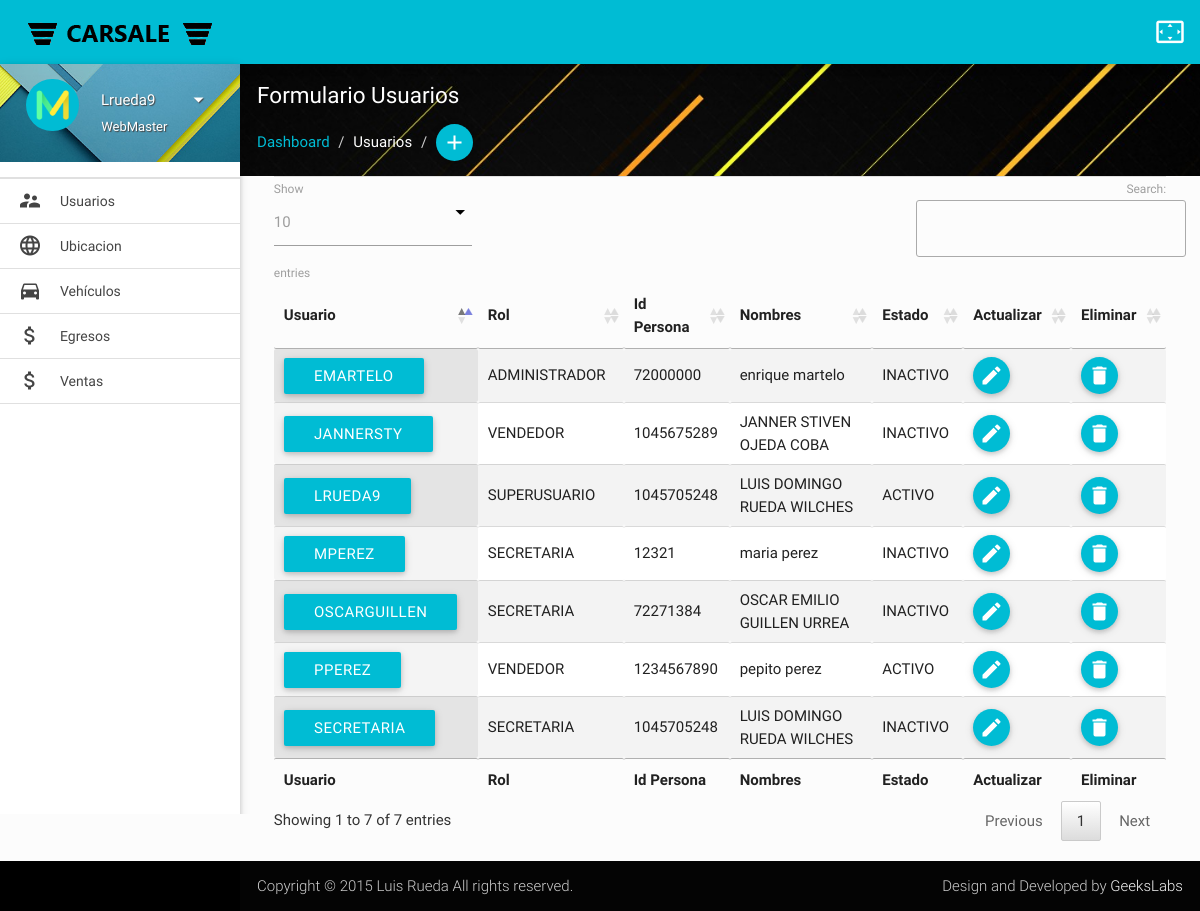
/Code/index.php?action=Usuarios (signed in), run on the app's committed database.
### tables this page shows
CREATE TABLE `usuarios` (
  `usuario` varchar(20) NOT NULL,
  `rol` bigint(20) NOT NULL,
  `clave` varchar(100) NOT NULL,
  `estado` tinyint(1) NOT NULL COMMENT '1 activo, 0 desactivado',
  `persona` varchar(15) NOT NULL
);

### Code/modelo/Usuarios/Modelo.php (called while the page is built, shortened)
<?php
class Usuarios_Model{
	public $conexion;
	public function __CONSTRUCT(){
		try{
			$this->conexion = new conexion();
		}catch(Exception $e){
			die($e->getMessage());
		}
	}
	public function Listar(){
		try{
			$result = array();
			$stm = $this->conexion->prepare("SELECT
											  usuarios.usuario,
											  usuarios.rol,
											  usuarios.persona as idpersona,
											  concat(persona.nombres,' ',persona.apellidos) as persona,
											  usuarios.estado as estado
											FROM
											  usuarios
											  INNER JOIN persona ON (usuarios.persona = persona.id)");
			$stm->execute();
			foreach($stm->fetchAll(PDO::FETCH_OBJ) as $r){
				$almUsuarios = new Usuarios();
				$almUsuarios->__SET('usuario', $r->usuario);
				$almUsuarios->__SET('rol', $r->rol);
				$almUsuarios->__SET('idpersona', $r->idpersona);
				$almUsuarios->__SET('persona', $r->persona);
				$almUsuarios->__SET('estado', $r->estado);
				$result[] = $almUsuarios;
			}
			return $result;
		}
		catch(Exception $e){
			die($e->getMessage());
		}
	}
}
?>

### Code/modelo/Usuarios/Entidad.php (called while the page is built, shortened)
<?php
class Usuarios{
	public function __GET($k){ return $this->$k; }
	public function __SET($k, $v){ return $this->$k = $v; }
}
?>

### Code/views/Formularios/Usuarios/index.php (the view, shortened to what this page needs)
<link href="http://cdn.datatables.net/1.10.6/css/jquery.dataTables.min.css" type="text/css" rel="stylesheet" media="screen,projection">
<link href="estilos/dashboard/css/prism.css" type="text/css" rel="stylesheet" media="screen,projection">
<link href="estilos/dashboard/js/plugins/data-tables/css/jquery.dataTables.min.css" type="text/css" rel="stylesheet" media="screen,projection">
<link href="estilos/rutas.css" type="text/css" rel="stylesheet" media="screen,projection">
<?php include 'views/Dashboard/Header.php';?>
<div id="main">
  <div class="wrapper">
    <?php include 'views/Dashboard/AsideLateral.php';?>
    <section id="content">
      <div id="titulos" id="breadcrumbs-wrapper" class=" grey lighten-3" BGPROPERTIES="fixed">
        <div class="container">
          <div class="row">
            <div class="col s12 m12 l12">
              <h5 id="white" class="breadcrumbs-title">Formulario Usuarios</h5>
              <ol class="breadcrumb">
                <li><a href="?action=webmaster">Dashboard</a></li>
                <li id="white" class="active">Usuarios</li>
                <li><a href="?action=Form_Usuarios_Insertar" class="btn-floating btn-small waves-effect waves-light cyan"><i class="mdi-content-add"></i></a></li>
              </ol>
            </div>
          </div>
        </div>
      </div>
      <div class="container">
        <div class="section container">
          <div class="divider"></div>
          <div id="input-fields">
            <table id="data-table-simple" class="responsive-table display" cellspacing="0">
              <thead>
                <tr>
                  <th>Usuario</th>
                  <th>Rol</th>
                  <th>Id Persona</th>
                  <th>Nombres</th>
                  <th>Estado</th>
                  <th>Actualizar</th>
                  <th>Eliminar</th>
                </tr>
              </thead>
              <tfoot>
                <tr>
                  <th>Usuario</th>
                  <th>Rol</th>
                  <th>Id Persona</th>
                  <th>Nombres</th>
                  <th>Estado</th>
                  <th>Actualizar</th>
                  <th>Eliminar</th>
                </tr>
              </tfoot>
              <tbody>
                <?php foreach($modelUsuarios->Listar() as $r): ?>
                  <tr>
                    <td>
                      <form class="col s12" action="?action=<?php echo 'Form_Usuarios_Reporte'; ?>" method="post">
                        <button type="submit" class="waves-effect waves-light btn col s12 cyan"><?php echo $r->__GET('usuario'); ?></button>
                      </form>
                    <td>
                      <?php
                        if($r->__GET('rol')=='1'){
                          echo "SUPERUSUARIO";
                        }elseif ($r->__GET('rol')=='2') {
                          echo "ADMINISTRADOR";
                        }elseif ($r->__GET('rol')=='3') {
                          echo "SECRETARIA";
                        }else{
                          echo "VENDEDOR";
                        }
                      ?>
                    </td>
                    <td><?php echo $r->__GET('idpersona'); ?></td>
                    <td><?php echo $r->__GET('persona'); ?></td>
                    <td>
                      <?php
                        if($r->__GET('estado')=='1'){
                          echo "ACTIVO";
                        }elseif ($r->__GET('estado')=='2') {
                          echo "INACTIVO";
                        }
                      ?>
                    </td>
                    <td>
                     	<form action="?action=Form_Usuarios_Actualizar" method="post">
                        	<button type="submit" class="btn-floating btn-small waves-effect waves-light cyan"><i class="mdi-editor-mode-edit"></i></button>
                      	</form>
                    </td>
                    <td>
                      <form action="?action=<?php echo 'Usuarios_eliminar'; ?>" method="post">
                        <button type="submit" class="btn-floating btn-small waves-effect waves-light cyan"><i class="mdi-action-delete"></i></button>
                      </form>
                    </td>
                  </tr>
                <?php endforeach; ?>
              </tbody>
            </table>
          </div>
        </div>
      </div>
    </section>
  </div>
</div>
<?php include 'views/Dashboard/Footer.php';?>

### Code/index.php (shortened to what this page needs)
<!DOCTYPE html>
<html lang="en">
<head>
    <link href="estilos/dashboard/css/materialize.css" type="text/css" rel="stylesheet" media="screen,projection">
    <link href="estilos/dashboard/css/style.css" type="text/css" rel="stylesheet" media="screen,projection">
    <link href="estilos/dashboard/js/plugins/perfect-scrollbar/perfect-scrollbar.css" type="text/css" rel="stylesheet" media="screen,projection">
    <link href="estilos/dashboard/js/plugins/jvectormap/jquery-jvectormap.css" type="text/css" rel="stylesheet" media="screen,projection">
    <link href="estilos/dashboard/js/plugins/chartist-js/chartist.min.css" type="text/css" rel="stylesheet" media="screen,projection">
</head>
<body>
    <?php
      if(isset($_GET['id'])||isset($_GET['id'])==""){
        include 'controlador/index.php';
      }else{
      }
    ?>
</body>
</html>

### Code/controlador/index.php (shortened to what this page needs)
<?php
    $modelUsuarios = new Usuarios_Model();
if(isset($_REQUEST['action'])){
    switch($_REQUEST['action']){
        case 'Usuarios':
            include 'views/Formularios/Usuarios/index.php';
            break;
    }
}else{
    header('Location: ?action=inicio');
    exit;
}
?>

### Code/views/Dashboard/Header.php
<header id="header" class="page-topbar">
        <div class="navbar-fixed">
            <nav class="cyan">
                <div class="nav-wrapper">
                    <h1 class="logo-wrapper"><a href="?action=webmaster" class="brand-logo darken-1"><img src="images/materialize-logo.png" alt="materialize logo"></a> <span class="logo-text">Materialize</span></h1>
                    <ul class="right hide-on-med-and-down">
                        <li><a href="javascript:void(0);" class="waves-effect waves-block waves-light toggle-fullscreen"><i class="mdi-action-settings-overscan"></i></a>
                        </li>
                    </ul>
                </div>
            </nav>
        </div>
    </header>

### Code/views/Dashboard/AsideLateral.php (shortened to what this page needs)
<aside id="left-sidebar-nav">
    <ul id="slide-out" class="side-nav fixed leftside-navigation">
        <li class="user-details cyan darken-2">
            <div class="row">
                <div class="col col s4 m4 l4">
                    <img src="images/login-logo.png" alt="" class="circle responsive-img valign profile-image">
                </div>
                <div class="col col s8 m8 l8">
                    <a class="btn-flat dropdown-button waves-effect waves-light white-text profile-btn" href="#" data-activates="profile-dropdown"><?php echo $_SESSION['username']
                    ?><i class="mdi-navigation-arrow-drop-down right"></i></a>
                    <p class="user-roal">WebMaster</p>
                </div>
            </div>
        </li>
            <li class="no-padding">
                <ul class="collapsible collapsible-accordion">
                    <li class="bold"><a class="collapsible-header waves-effect waves-cyan"><i class="mdi-action-account-child"></i> Usuarios</a>
                    </li>
                    <li class="divider"></li>
                    <li class="bold"><a class="collapsible-header  waves-effect waves-cyan"><i class="mdi-action-language"></i> Ubicacion</a>
                    </li>
                    <li class="divider"></li>
                    <li class="bold"><a class="collapsible-header  waves-effect waves-cyan"><i class="mdi-maps-directions-car"></i> Vehículos</a>
                    </li>
                    <li class="divider"></li>
                    <li class="bold"><a class="collapsible-header  waves-effect waves-cyan"><i class="mdi-editor-attach-money"></i> Egresos</a>
                    </li>
                    <li class="divider"></li>
                    <li class="bold"><a class="collapsible-header  waves-effect waves-cyan"><i class="mdi-editor-attach-money"></i> Ventas</a>
                    </li>
                </ul>
            </li>
            <li class="li-hover"><div class="divider"></div></li>
        </ul>
    </aside>

### Code/views/Dashboard/Footer.php
<footer class="page-footer black">
        <div class="footer-copyright">
            <div class="container">
                Copyright © 2015 Luis Rueda All rights reserved.
                <span class="right"> Design and Developed by <a class="grey-text text-lighten-4" href="http://geekslabs.com/">GeeksLabs</a></span>
            </div>
        </div>
    </footer>

### Code/estilos/dashboard/css/style.css (style rules this page uses)
body { background-color: #fcfcfc; }
#main, footer { padding-left: 240px; }
.container { padding: 0 0.5rem; margin: 0 auto; max-width: 100% !important; width: 98%; }
#content .container .row { margin-bottom: 0; }
@media only screen and (min-width: 601px) { .container { width: 98%; } }
@media only screen and (min-width: 993px) { .container { width: 98%; } }
h1.logo-wrapper { margin: 0px 0px; }
header .brand-logo { margin: 5px 0px; padding: 0 20px; }
ul.side-nav.fixed { top: 64px; }
.side-nav a { line-height: 42px; height: 42px; }
#left-sidebar-nav { position: fixed; width: 100px; left: 180px; z-index: 999; height: auto; }
#slide-out li a i { line-height: inherit; width: 2rem; font-size: 1.6rem; display: block; float: left; text-align: center; margin-right: 1rem; }
ul.side-nav li { padding: 0; }
ul.side-nav .collapsible-header { margin: 0; }
ul.side-nav.fixed { overflow: hidden; }
ul.side-nav.fixed li { line-height: 44px; }
ul.side-nav.fixed li a { font-size: 14px; font-weight: 400; }
ul.side-nav.fixed ul.collapsible-accordion { background-color: #FFF; }
ul.side-nav.fixed li.user-details { background: url(../images/user-bg.jpg) no-repeat center center; -webkit-background-size: cover; -moz-background-size: cover; -o-background-size: cover; background-size: cover; margin-bottom: 15px; padding: 15px 0px 0px 15px; }
.user-details .row { margin: 0; }
ul.side-nav.fixed .profile-btn { margin: 0; text-transform: capitalize; padding: 0; text-shadow: 1px 1px 1px #444; font-size: 15px; }
.user-roal { color: #fff; margin-top: -16px; font-size: 13px; text-shadow: 1px 1px 1px #444; }
.bold > a { font-weight: bold; }
.breadcrumb { padding: 0px; margin: 15px 0px; list-style: none; }
.breadcrumbs-title { font-size: 1.5rem; line-height: 1.804rem; margin: 18px 0px 0px 0px; }
.breadcrumb > li { display: inline-block; }
.breadcrumb a { color: #00bcd4; }
.breadcrumb .active { font-weight: normal; color: #999; }
.breadcrumb > li + li:before { padding: 0 5px; color: #ccc; content: "/\00a0"; }
#flotchart td, th { padding: 5px; }
.collapsible-header { font-weight: 500; }
footer.page-footer { padding-top: 0px; }

### Code/estilos/rutas.css (style rules this page uses)
#titulos { background: url(../images/rutas.jpg) no-repeat center center fixed; -webkit-background-size: cover; -moz-background-size: cover; -o-background-size: cover;background-size: cover; }
#white { color: white; }

### data on the page
usuarios: __GET "EMARTELO", shows "ADMINISTRADOR", __GET "72000000", __GET "enrique martelo", shows "INACTIVO"
usuarios: __GET "JANNERSTY", shows "VENDEDOR", __GET "1045675289", __GET "JANNER STIVEN OJEDA COBA", shows "INACTIVO"
usuarios: __GET "LRUEDA9", shows "SUPERUSUARIO", __GET "1045705248", __GET "LUIS DOMINGO RUEDA WILCHES", shows "ACTIVO"
usuarios: __GET "MPEREZ", shows "SECRETARIA", __GET "12321", __GET "maria perez", shows "INACTIVO"
usuarios: __GET "OSCARGUILLEN", shows "SECRETARIA", __GET "72271384", __GET "OSCAR EMILIO GUILLEN URREA", shows "INACTIVO"
usuarios: __GET "PPEREZ", shows "VENDEDOR", __GET "1234567890", __GET "pepito perez", shows "ACTIVO"
usuarios: __GET "SECRETARIA", __GET "1045705248", __GET "LUIS DOMINGO RUEDA WILCHES", shows "INACTIVO"

### other printed values
$_SESSION['username'] "Lrueda9"
